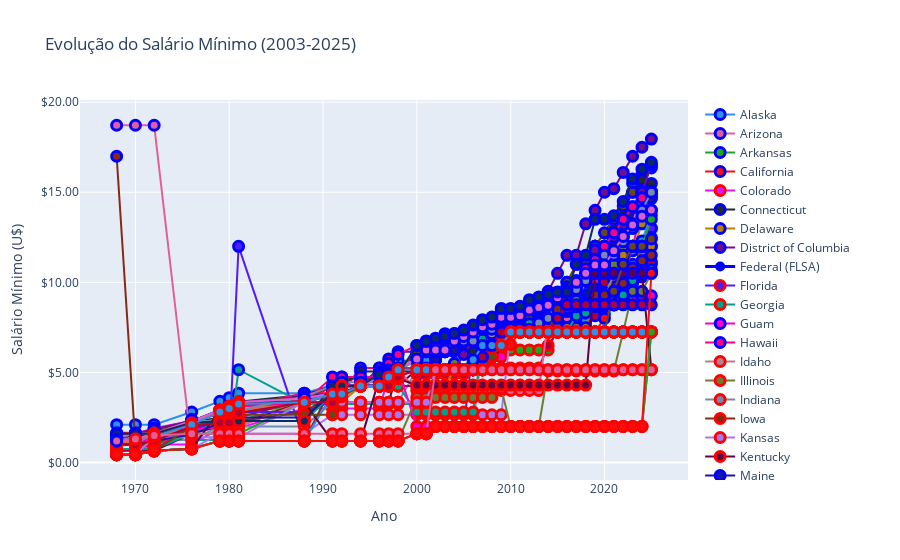

Here is the notebook cell this chart was saved with:
### Code cell
import plotly.graph_objects as go
import plotly.express as px

df_plot = df_final_pivotado.copy()
federal = df_plot['Federal (FLSA)']

# Vamos gerar cores diferentes para cada estado (excluindo Federal)
cores_estados = px.colors.qualitative.Dark24
estados = df_plot.columns.drop('Ano')

fig = go.Figure()

for i, estado in enumerate(estados):
    if estado == 'Federal (FLSA)':
        # Linha Federal sempre azul
        fig.add_trace(go.Scatter(
            x=df_plot['Ano'], y=df_plot[estado],
            mode='lines+markers',
            name=estado,
            line=dict(color='blue', width=3),
            marker=dict(color='blue', size=10)
        ))
    else:
        # Contorno vermelho/azul dependendo do valor vs Federal
        linha_cor = ['blue' if val > f else 'red' 
                     for val, f in zip(df_plot[estado], federal)]
        fig.add_trace(go.Scatter(
            x=df_plot['Ano'], y=df_plot[estado],
            mode='lines+markers',
            name=estado,
            line=dict(color=cores_estados[i % len(cores_estados)], width=2),
            marker=dict(
                color=cores_estados[i % len(cores_estados)],  # cor de preenchimento
                line=dict(color=linha_cor, width=3),           # contorno condicional
                size=10
            )
        ))

fig.update_layout(
    title='Evolução do Salário Mínimo (2003-2025)',
    yaxis=dict(tickformat='$,.2f'),
    xaxis_title='Ano',
    yaxis_title='Salário Mínimo (U$)',
)
fig.show()
